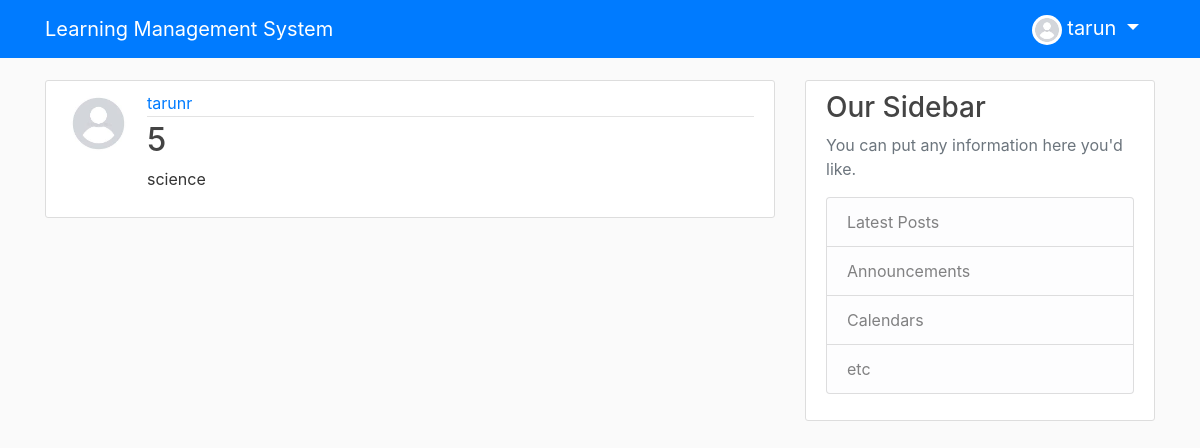
Page /post/2/ (signed in) on the committed database.
### users/models.py (models this page shows, shortened)
class Profile(models.Model):
    user = models.OneToOneField(User, on_delete=models.CASCADE)
    image = models.ImageField(default='default.jpg', upload_to='profile_pics')

### blog/models.py (models this page shows, shortened)
class Post(models.Model):
    subject = models.CharField(max_length=100)
    section = models.CharField(max_length=60, choices=[("1","1"),("2","2"),("3","3"),("4","4"),("5","5"),("6","6"),("7","7"),("8","8"),("9","9"),("10","10"),("To be Filled","To be Filled")], default="To be Filled")
    instructor = models.ForeignKey(User, on_delete = models.CASCADE)

### blog/views.py (the view)
# urls.py: path('post/<int:pk>/', PostDetailView.as_view(), name='post-detail'),
class PostDetailView(DetailView):
    model = Post

### blog/templates/blog/post_detail.html (shortened to what this page needs)
{% extends "blog/base.html" %}
{% block content %}
                <article class="media content-section">
                        <img class="rounded-circle article-img" src="{{ object.instructor.profile.image.url }}">
                        <div class="media-body">
                                <div class="article-metadata">
                                        <a class="mr-2" href="{% url 'user-posts' object.instructor.username %}">{{ object.instructor }}</a>
                                </div>
                                <h2 class="article-title">{{ object.section }}</h2>
                                <p class="article-content">{{ object.subject }}</p>
                        </div>
                </article>
{% endblock content %}

### blog/templates/blog/base.html (shortened to what this page needs)
{% load static %}
<!DOCTYPE html>
<html>
        <head>
    		<link rel="stylesheet" href="https://stackpath.bootstrapcdn.com/bootstrap/4.5.1/css/bootstrap.min.css">
		<link rel="stylesheet" type="text/css" href="{% static 'blog/main.css' %}">
        </head>
        <body>
		<header class="site-header">
  			<nav class="navbar navbar-expand-md navbar-dark bg-primary fixed-top">
    				<div class="container">
					<a class="navbar-brand mr-4" >Learning Management System</a>
      					<div class="collapse navbar-collapse" id="navbarToggle">
        					<div class="navbar-nav">
							{% if user.is_authenticated %}
								<li class="nav-item dropdown">
									<a class="navbar-brand dropdown-toggle" href="#" id="navbarDropdown" role="button" data-toggle="dropdown" aria-haspopup="true" aria-expanded="false">
										<img class="rounded-circle" width="30" height="30" src="{{ user.profile.image.url }}">
										{{ user.username }}
									</a>
      								</li>
							{% endif %}
        					</div>
      					</div>
    				</div>
  			</nav>
		</header>
		<main role="main" class="container">
  			<div class="row">
    				<div class="col-md-8">
      					{% block content %}{% endblock %}
    				</div>
    				<div class="col-md-4">
      					<div class="content-section">
        					<h3>Our Sidebar</h3>
        					<p class='text-muted'>You can put any information here you'd like.
          					<ul class="list-group">
            						<li class="list-group-item list-group-item-light">Latest Posts</li>
            						<li class="list-group-item list-group-item-light">Announcements</li>
            						<li class="list-group-item list-group-item-light">Calendars</li>
            						<li class="list-group-item list-group-item-light">etc</li>
          					</ul>
        					</p>
      					</div>
    				</div>
  			</div>
		</main>
        </body>
</html>

### blog/static/blog/main.css (style rules this page uses)
body { background: #fafafa; color: #333333; margin-top: 5rem; }
h1, h2, h3, h4, h5, h6 { color: #444444; }
ul { margin: 0; }
.content-section { background: #ffffff; padding: 10px 20px; border: 1px solid #dddddd; border-radius: 3px; margin-bottom: 20px; }
.article-title { color: #444444; }
.article-content { white-space: pre-line; }
.article-img { height: 65px; width: 65px; margin-right: 16px; }
.article-metadata { padding-bottom: 1px; margin-bottom: 4px; border-bottom: 1px solid #e3e3e3 }

### rows in the picture
Post: instructor.profile.image (placeholder picture), instructor "tarunr", section "5", subject "science"

### other values in the picture
{{ user.username }} "tarun"
